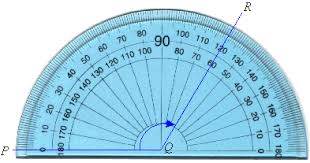
#> input picture 1.jpg, 310 x 163 px
$ python find.py
#> lines starting #> are read from the running program, lines starting #| are printed output that depends on the picture; after the words box and inside, x2 and y2 are one past the last pixel; in counts of white or black regions, pixels touching at a corner belong together
import cv2
import math

file_path = "1.jpg"
img = cv2.imread(file_path)
#> img is the input picture: shape (163, 310, 3); mean B, G, R 230, 211.3, 167.5

pointList = []


def mousePoints(event, x, y, flags, params):
    if event == cv2.EVENT_LBUTTONDOWN:
        cv2.circle(img, (x, y), 2, (0, 0, 255), 2, cv2.FILLED)
        size = len(pointList)
        if size != 0 and size % 3 != 0:
            cv2.line(img, tuple(pointList[round((size-1)/3)*3]), (x, y), (0, 0, 255), 2)
        pointList.append([x, y])


def getGradient(ptr1, ptr2):
    x1, y1 = ptr1[0], ptr1[1]
    x2, y2 = ptr2[0], ptr2[1]
    return (y2 - y1) / (x2 - x1)


def findAngle(pointList):
    ptr1, ptr2, ptr3 = pointList[-3:]
    m1 = getGradient(ptr1, ptr2)
    m2 = getGradient(ptr1, ptr3)
    angleR = math.atan((m2 - m1)/(1 + (m2*m1)))
    angleD = round(math.degrees(angleR))
    angle = abs(angleD)
    cv2.putText(img, str(angle), (ptr1[0] + 80, ptr1[1] - 50), cv2.FONT_HERSHEY_SIMPLEX, 1.5, (0, 0, 255), 2)
    print(angle)


while True:
    img = cv2.resize(img, (1280, 720))
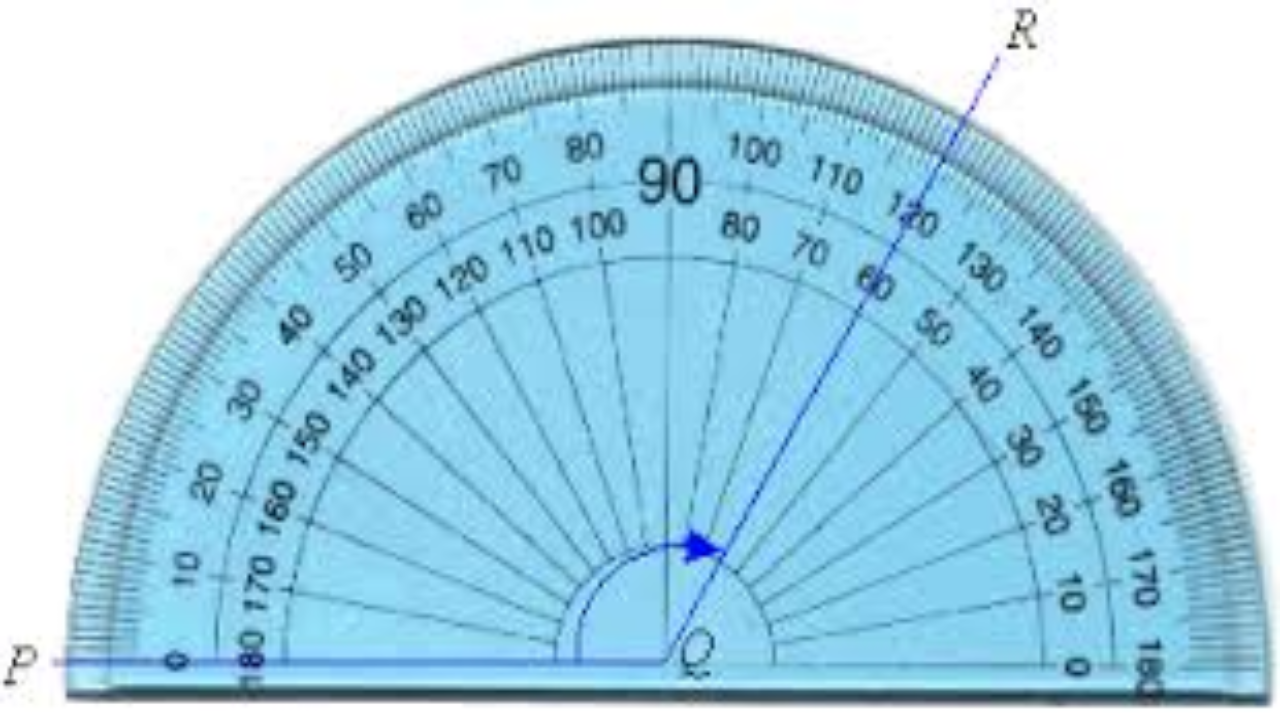
#> img: shape (720, 1280, 3); mean B, G, R 229.9, 211.2, 167.5

    cv2.setMouseCallback("Image", mousePoints)
    if len(pointList) % 3 == 0 and len(pointList) != 0:
        findAngle(pointList)
    cv2.putText(img, "Press 'q' for clean the canvas .......", (40, 40), cv2.FONT_HERSHEY_SIMPLEX, 1.5, (0, 0, 255), 2)
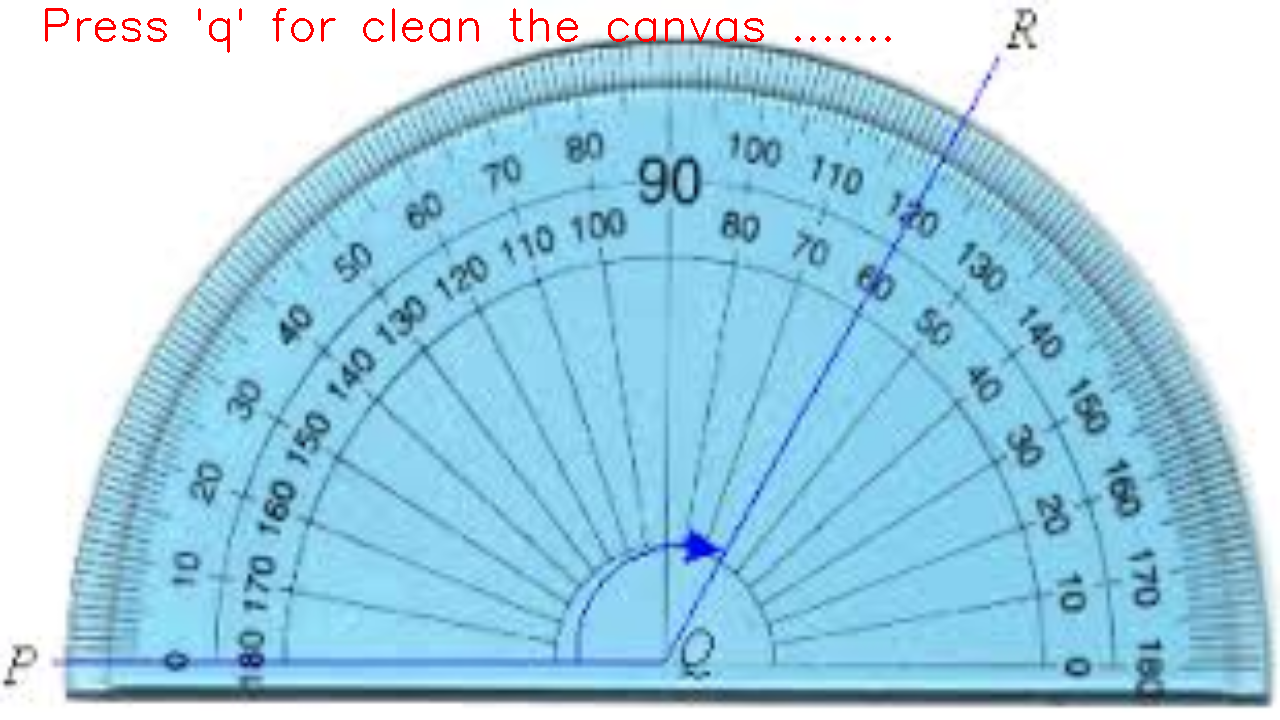
#> img: shape (720, 1280, 3); 0.46% of pixels changed, all inside (x1, y1, x2, y2) = (45, 8, 891, 53)
    cv2.imshow("Image", img)
    key = cv2.waitKey(1)
#> (key q is pressed here)
    if key == ord('q'):
        pointList = []
        img = cv2.imread(file_path)

    if key == 27:
        break
